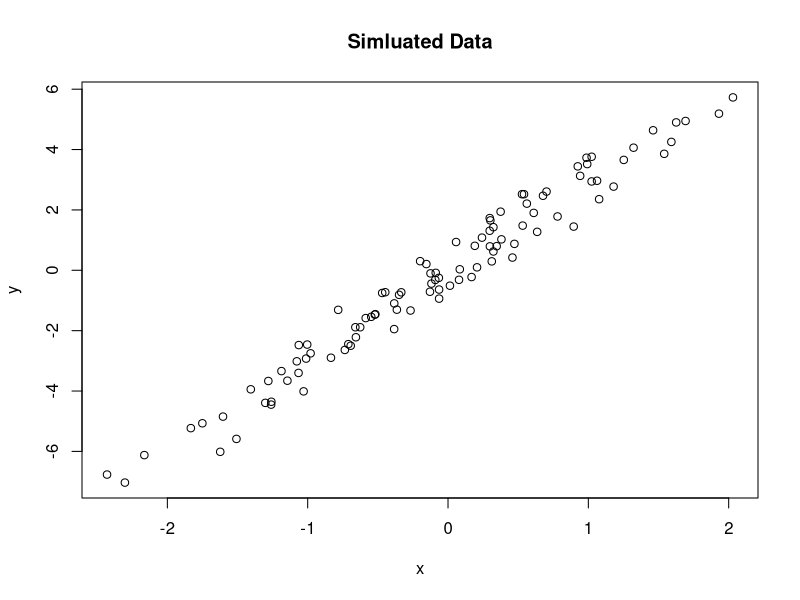

Source code (R):
#simulate plot data
#Natalie Melkonoff
#nmelkonoff@email.arizona.edu
#2021-03-23

#simlulate data from normal distribution
x <- rnorm(n = 100)
y <- 3 * x + rnorm(n = 100, sd = 0.5)

#plot simulated data
plot(x = x, y = y, main = "Simluated Data")
